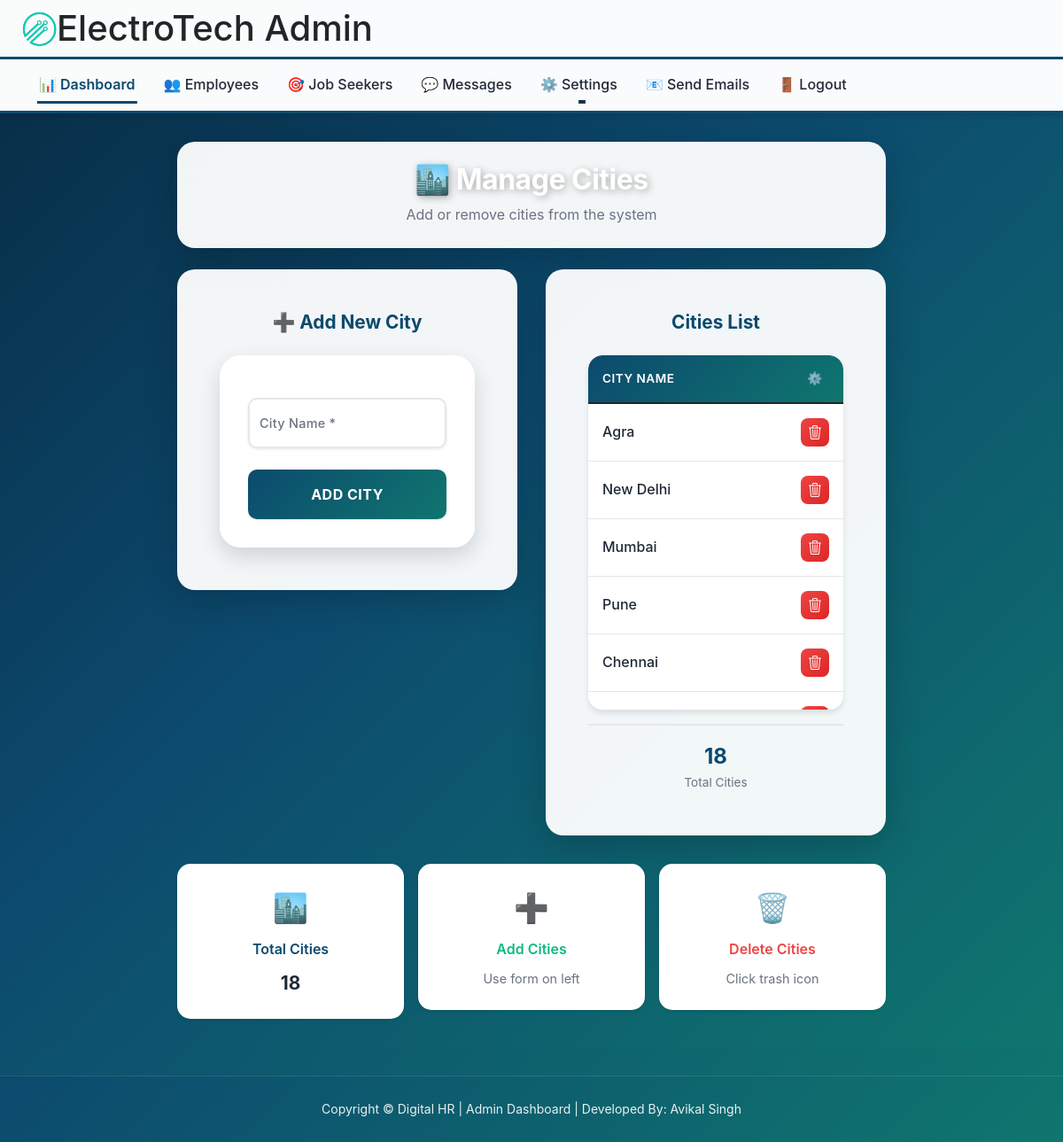
The page /city (signed in) on the database its author committed.
### home/models.py (models this page shows)
class City(models.Model):
    city = models.CharField(max_length=122)

### home/views.py (the view)
# urls.py: path("city", views.city, name = 'city'),
def city(request):
    if request.user.is_anonymous:
        return redirect("admin_login")
    if request.method == "POST":
        city = request.POST.get('city')
        cityob = City(city=city)
        cityob.save()
        messages.success(request, city + ' has been added!')
        return HttpResponseRedirect(reverse('city'))
    cities = City.objects.all()
    return render(request, 'admin_zone/city.html', {'cities': cities})

### templates/admin_zone/city.html (shortened to what this page needs)
{% extends 'admin_zone/admin_home.html' %}
{% load static %}
{% block body %}
<div style="background: linear-gradient(135deg, #082f49 0%, #0c4a6e 40%, #0f766e 100%); min-height: calc(100vh - 200px); padding: 2rem 1rem; display: flex; align-items: center; justify-content: center;">
    <div style="max-width: 800px; width: 100%;">
        <div class="card mb-4" style="background: rgba(255, 255, 255, 0.95); border: none; border-radius: 20px; box-shadow: 0 10px 40px rgba(0,0,0,0.2); text-align: center;">
            <div class="card-body py-4 px-5">
                <h1 style="font-size: 2rem; font-weight: 700; color: var(--primary-color); margin: 0;" id="title">🏙️ Manage Cities</h1>
                <p style="color: var(--text-muted); margin-top: 0.5rem; margin-bottom: 0;">Add or remove cities from the system</p>
            </div>
        </div>
        <div style="display: grid; grid-template-columns: 1fr 1fr; gap: 2rem; margin-bottom: 2rem;">
            <div class="card" style="background: rgba(255, 255, 255, 0.95); border: none; border-radius: 20px; box-shadow: 0 10px 40px rgba(0,0,0,0.2); height: fit-content;">
                <div class="card-body p-5">
                    <h3 style="color: var(--primary-color); font-weight: 700; margin-bottom: 1.5rem; text-align: center; font-size: 1.3rem;">➕ Add New City</h3>
                    <form method="POST" action="\city">
                        <div class="form-floating my-3">
                            <input type="text" class="form-control" id="city" placeholder="City Name" name="city" required style="padding-top: 1.625rem !important;">
                            <label for="city">City Name *</label>
                        </div>
                        <div class="d-grid gap-2 mt-4">
                            <button type="submit" class="btn btn-primary btn-lg" style="padding: 1rem; font-weight: 700; font-size: 1rem;">
                                Add City
                            </button>
                        </div>
                    </form>
                </div>
            </div>
            <div class="card" style="background: rgba(255, 255, 255, 0.95); border: none; border-radius: 20px; box-shadow: 0 10px 40px rgba(0,0,0,0.2);">
                <div class="card-body p-5" style="display: flex; flex-direction: column; height: 100%;">
                    <h3 style="color: var(--primary-color); font-weight: 700; margin-bottom: 1.5rem; text-align: center; font-size: 1.3rem;">Cities List</h3>
                    <div class="table-responsive" style="flex: 1; overflow-y: auto; max-height: 400px;">
                        <table class="table table-hover mb-0">
                            <thead style="background: linear-gradient(135deg, var(--primary-color) 0%, var(--secondary-color) 100%); color: white; position: sticky; top: 0; z-index: 10;">
                                <tr>
                                    <th style="padding: 1rem; font-weight: 600; text-align: left;">City Name</th>
                                    <th style="padding: 1rem; font-weight: 600; text-align: center; width: 60px;">⚙️</th>
                                </tr>
                            </thead>
                            <tbody>
                                {% if cities %}
                                    {% for city in cities %}
                                    <tr style="border-bottom: 1px solid #e5e7eb; transition: background-color 0.3s ease;">
                                        <td style="padding: 1rem; font-weight: 500; color: var(--text-dark);">
                                            {{ city.city }}
                                        </td>
                                        <td style="padding: 1rem; text-align: center;">
                                            <a href="del_city?id={{ city.id }}" style="display: inline-flex; align-items: center; justify-content: center; background: linear-gradient(135deg, var(--danger-color) 0%, var(--danger-dark) 100%); color: white; width: 32px; height: 32px; border-radius: 8px; text-decoration: none; transition: transform 0.3s, box-shadow 0.3s;" title="Delete City" onclick="return confirm('Are you sure you want to delete this city?');" onmouseover="this.style.transform='scale(1.1)'; this.style.boxShadow='0 5px 15px rgba(239,68,68,0.4)'" onmouseout="this.style.transform='scale(1)'; this.style.boxShadow='none'">
                                            </a>
                                        </td>
                                    </tr>
                                    {% endfor %}
                                {% else %}
                                <tr>
                                    <td colspan="2" style="padding: 2rem; text-align: center; color: var(--text-muted);">
                                        📭 No cities added yet
                                    </td>
                                </tr>
                                {% endif %}
                            </tbody>
                        </table>
                    </div>
                    <div style="margin-top: 1rem; padding-top: 1rem; border-top: 2px solid #e5e7eb; text-align: center;">
                        <div style="font-size: 1.5rem; font-weight: 700; color: var(--primary-color);">{{ cities|length }}</div>
                        <div style="font-size: 0.85rem; color: var(--text-muted);">Total Cities</div>
                    </div>
                </div>
            </div>
        </div>
        <div class="row g-3" style="display: flex; justify-content: center;">
            <div class="col-md-6 col-lg-4">
                <div class="card border-0 shadow-sm" style="background: white; border-radius: 15px; text-align: center; max-width: 280px; margin: 0 auto;">
                    <div class="card-body py-4">
                        <div style="font-size: 2rem; margin-bottom: 0.75rem;">🏙️</div>
                        <h6 style="font-weight: 600; color: var(--primary-color); margin: 0;">Total Cities</h6>
                        <p style="font-size: 1.3rem; font-weight: 700; color: var(--text-dark); margin: 0.75rem 0 0 0;">{{ cities|length }}</p>
                    </div>
                </div>
            </div>
            <div class="col-md-6 col-lg-4">
                <div class="card border-0 shadow-sm" style="background: white; border-radius: 15px; text-align: center; max-width: 280px; margin: 0 auto;">
                    <div class="card-body py-4">
                        <div style="font-size: 2rem; margin-bottom: 0.75rem;">➕</div>
                        <h6 style="font-weight: 600; color: var(--success-color); margin: 0;">Add Cities</h6>
                        <p style="font-size: 0.9rem; color: var(--text-muted); margin: 0.75rem 0 0 0;">Use form on left</p>
                    </div>
                </div>
            </div>
            <div class="col-md-6 col-lg-4">
                <div class="card border-0 shadow-sm" style="background: white; border-radius: 15px; text-align: center; max-width: 280px; margin: 0 auto;">
                    <div class="card-body py-4">
                        <div style="font-size: 2rem; margin-bottom: 0.75rem;">🗑️</div>
                        <h6 style="font-weight: 600; color: var(--danger-color); margin: 0;">Delete Cities</h6>
                        <p style="font-size: 0.9rem; color: var(--text-muted); margin: 0.75rem 0 0 0;">Click trash icon</p>
                    </div>
                </div>
            </div>
        </div>
    </div>
</div>
{% endblock body %}

### rows shown on the page
City: city "Agra"
City: city "New Delhi"
City: city "Mumbai", {{ city.id }} 3 (drawn)
City: city "Pune"
City: city "Chennai"

### other values the page prints
{{ cities|length }} "18"
